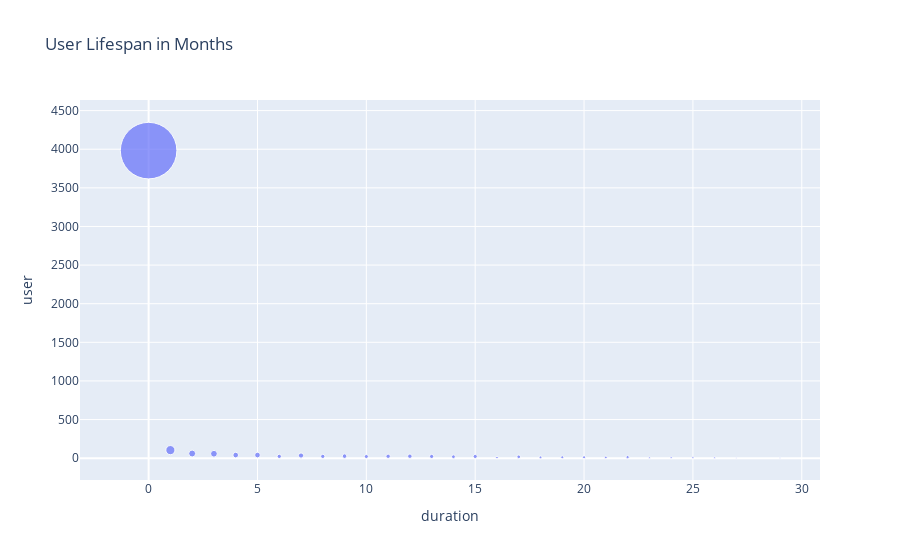
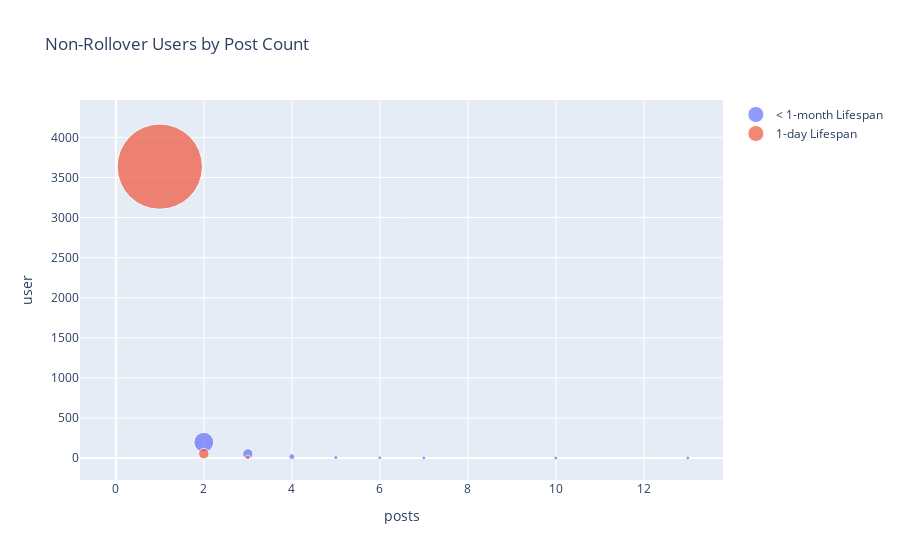
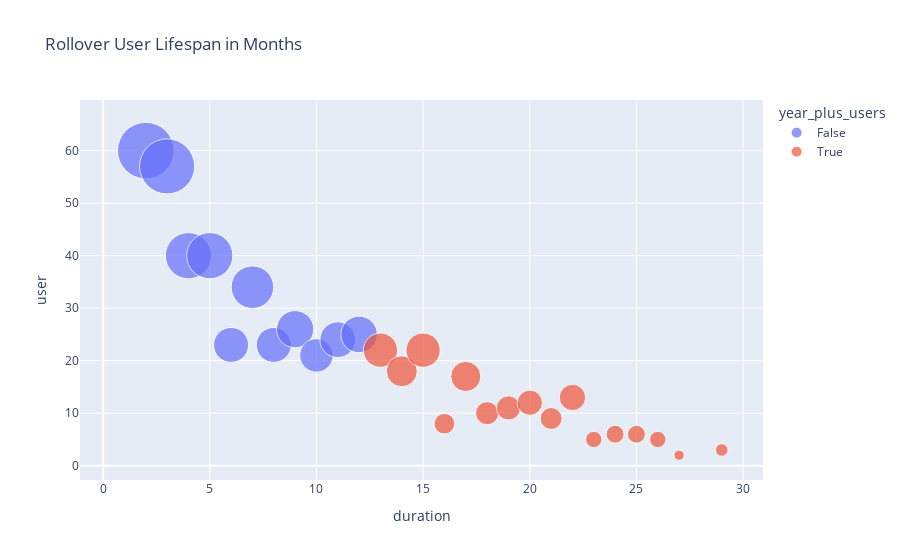
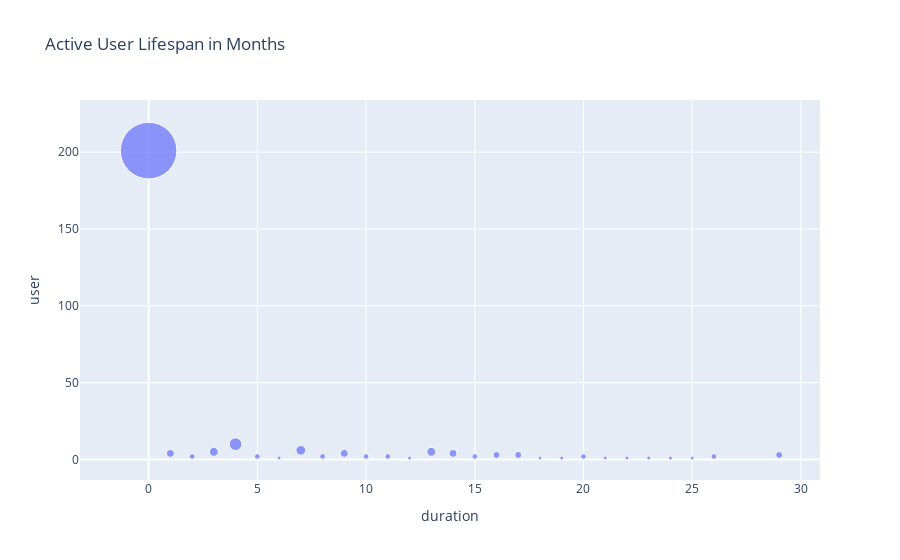

Source (notebook cell) for these figures, in order:
### Markdown cell above
## **User Lifespan Graphs**

### Code cell
lifespan_graph.show()
users_by_post.show()
rollover_graph.show()
active_graph.show()
active_rollover_graph.show()
joined_graph.show()

### Figure 1 — Plotly figure (JSON) as saved in the notebook; plotly's stock layout.template omitted (floating-point values rounded to 4 significant figures)
{"data": [{"hovertemplate": "duration=%{x}<br>user=%{marker.size}<extra></extra>", "legendgroup": "", "marker": {"color": "#636efa", "size": [3982, 104, 60, 57, 40, 40, 23, 34, 23, 26, 21, 24, 25, 22, 18, 22, 8, 17, 10, 11, 12, 9, 13, 5, 6, 6, 5, 2, 3], "sizemode": "area", "sizeref": 2.489, "symbol": "circle"}, "mode": "markers", "name": "", "orientation": "v", "showlegend": false, "type": "scatter", "x": [0, 1, 2, 3, 4, 5, 6, 7, 8, 9, 10, 11, 12, 13, 14, 15, 16, 17, 18, 19, 20, 21, 22, 23, 24, 25, 26, 27, 29], "xaxis": "x", "y": [3982, 104, 60, 57, 40, 40, 23, 34, 23, 26, 21, 24, 25, 22, 18, 22, 8, 17, 10, 11, 12, 9, 13, 5, 6, 6, 5, 2, 3], "yaxis": "y"}], "layout": {"legend": {"itemsizing": "constant", "tracegroupgap": 0}, "title": {"text": "User Lifespan in Months"}, "xaxis": {"anchor": "y", "domain": [0, 1], "title": {"text": "duration"}}, "yaxis": {"anchor": "x", "domain": [0, 1], "title": {"text": "user"}}}}

### Figure 2 — Plotly figure (JSON) as saved in the notebook; plotly's stock layout.template omitted (floating-point values rounded to 4 significant figures)
{"data": [{"marker": {"size": [197, 53, 18, 7, 3, 2, 1, 1], "sizemin": 2, "sizemode": "area"}, "mode": "markers", "name": "< 1-month Lifespan", "type": "scatter", "x": [2, 3, 4, 5, 6, 7, 10, 13], "y": [197, 53, 18, 7, 3, 2, 1, 1]}, {"marker": {"size": [3635, 55, 10], "sizemode": "area"}, "mode": "markers", "name": "1-day Lifespan", "type": "scatter", "x": [1, 2, 3], "y": [3635, 55, 10]}], "layout": {"title": {"text": "Non-Rollover Users by Post Count"}, "xaxis": {"title": {"text": "posts"}}, "yaxis": {"title": {"text": "user"}}}}

### Figure 3 — Plotly figure (JSON) as saved in the notebook; plotly's stock layout.template omitted (floating-point values rounded to 4 significant figures)
{"data": [{"hovertemplate": "year_plus_users=False<br>duration=%{x}<br>user=%{marker.size}<extra></extra>", "legendgroup": "False", "marker": {"color": "#636efa", "size": [60, 57, 40, 40, 23, 34, 23, 26, 21, 24, 25], "sizemode": "area", "sizeref": 0.0375, "symbol": "circle"}, "mode": "markers", "name": "False", "orientation": "v", "showlegend": true, "type": "scatter", "x": [2, 3, 4, 5, 6, 7, 8, 9, 10, 11, 12], "xaxis": "x", "y": [60, 57, 40, 40, 23, 34, 23, 26, 21, 24, 25], "yaxis": "y"}, {"hovertemplate": "year_plus_users=True<br>duration=%{x}<br>user=%{marker.size}<extra></extra>", "legendgroup": "True", "marker": {"color": "#EF553B", "size": [22, 18, 22, 8, 17, 10, 11, 12, 9, 13, 5, 6, 6, 5, 2, 3], "sizemode": "area", "sizeref": 0.0375, "symbol": "circle"}, "mode": "markers", "name": "True", "orientation": "v", "showlegend": true, "type": "scatter", "x": [13, 14, 15, 16, 17, 18, 19, 20, 21, 22, 23, 24, 25, 26, 27, 29], "xaxis": "x", "y": [22, 18, 22, 8, 17, 10, 11, 12, 9, 13, 5, 6, 6, 5, 2, 3], "yaxis": "y"}], "layout": {"legend": {"itemsizing": "constant", "title": {"text": "year_plus_users"}, "tracegroupgap": 0}, "title": {"text": "Rollover User Lifespan in Months"}, "xaxis": {"anchor": "y", "domain": [0, 1], "title": {"text": "duration"}}, "yaxis": {"anchor": "x", "domain": [0, 1], "title": {"text": "user"}}}}

### Figure 4 — Plotly figure (JSON) as saved in the notebook; plotly's stock layout.template omitted (floating-point values rounded to 4 significant figures)
{"data": [{"hovertemplate": "duration=%{x}<br>user=%{marker.size}<extra></extra>", "legendgroup": "", "marker": {"color": "#636efa", "size": [201, 4, 2, 5, 10, 2, 1, 6, 2, 4, 2, 2, 1, 5, 4, 2, 3, 3, 1, 1, 2, 1, 1, 1, 1, 1, 2, 3], "sizemode": "area", "sizeref": 0.1256, "symbol": "circle"}, "mode": "markers", "name": "", "orientation": "v", "showlegend": false, "type": "scatter", "x": [0, 1, 2, 3, 4, 5, 6, 7, 8, 9, 10, 11, 12, 13, 14, 15, 16, 17, 18, 19, 20, 21, 22, 23, 24, 25, 26, 29], "xaxis": "x", "y": [201, 4, 2, 5, 10, 2, 1, 6, 2, 4, 2, 2, 1, 5, 4, 2, 3, 3, 1, 1, 2, 1, 1, 1, 1, 1, 2, 3], "yaxis": "y"}], "layout": {"legend": {"itemsizing": "constant", "tracegroupgap": 0}, "title": {"text": "Active User Lifespan in Months"}, "xaxis": {"anchor": "y", "domain": [0, 1], "title": {"text": "duration"}}, "yaxis": {"anchor": "x", "domain": [0, 1], "title": {"text": "user"}}}}
